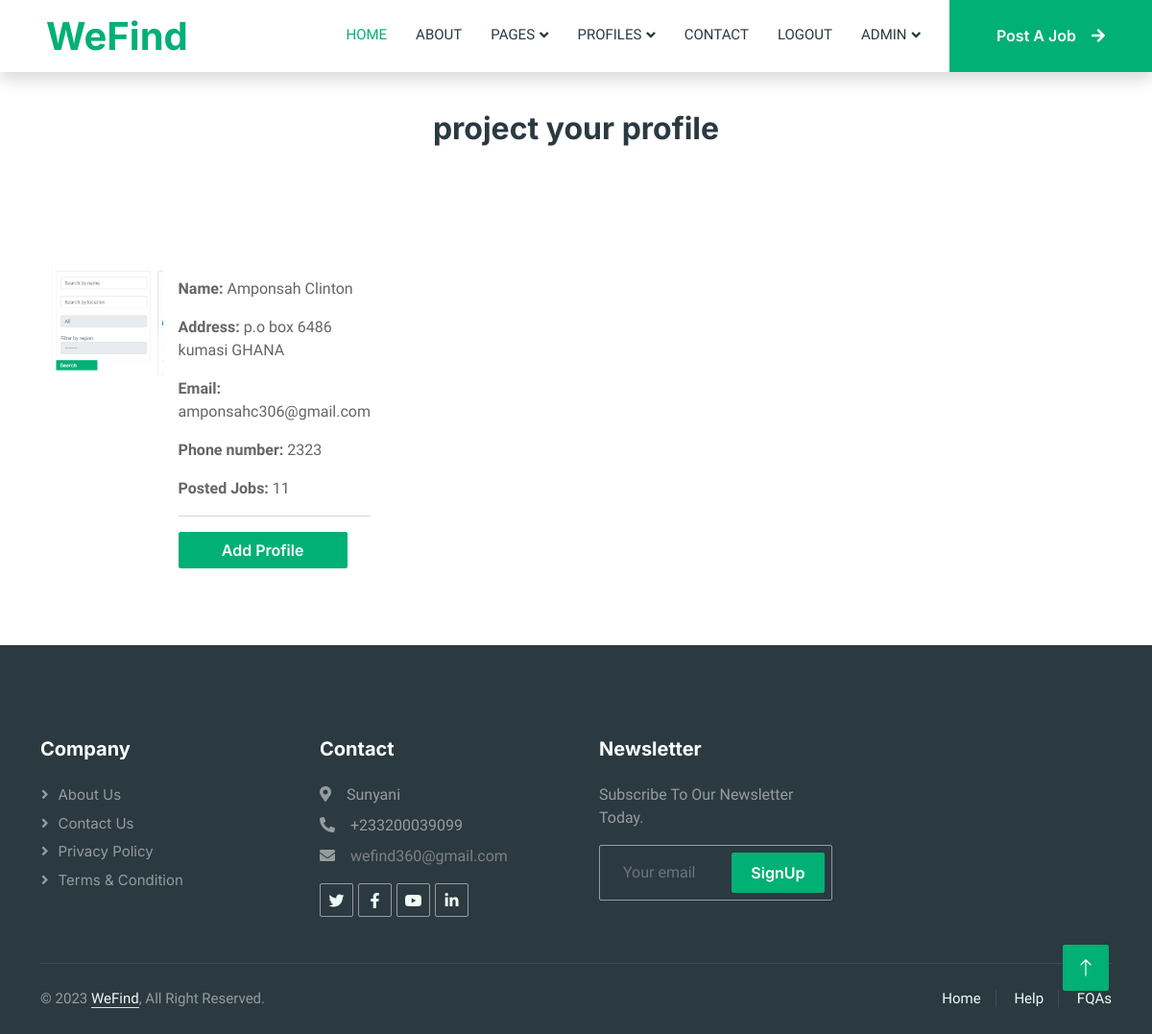
/profile (signed in), run on the app's committed database.
### portal/models.py (models this page shows, shortened)
class User(AbstractUser):
    is_employer = models.BooleanField('Is Employer', default=False)
    is_employee = models.BooleanField('Is Employee', default=False)
    REGIONS_CHOICES = [
    ('Ashanti', 'Ashanti Region'),
    ('Brong', 'Brong Region'),
    ('Central', 'Central Region '),
    ('Eastern', 'Eastern Region '),
    ('Greater_Accra', 'Greater Accra Region'),
    ('Northern', 'Northern Region '),
    ('Savannah', 'Savannah Region '),
    ('North_east', 'North-East Region '),
    ('Upper_east', 'Upper East Region '),
    ('Bono_east', 'Bono East Region '),
    ('Ahafo', 'Ahafo Region '),
    ('Oti', 'Oti Region '),
    ('Volta', 'Volta Region'),
    ('Western', 'Western Region'),
    ('Western_north', 'Western North Region'),
    ('Upper_west', 'Upper West Region '),
]
    region = models.CharField(max_length=20, choices=REGIONS_CHOICES)

class CompanyProfile(models.Model):
    user = models.OneToOneField(User, on_delete=models.CASCADE)
    name = models.CharField(max_length=600)
    address = models.CharField(max_length=600)
    email = models.EmailField(max_length=600)
    number = models.IntegerField()
    image = models.ImageField(upload_to="images/", null=True, blank=True)

### portal/views.py (the view)
# urls.py: path('profile', views.profile, name='profile'),
@login_required
def profile(request):
    try:
        company_profile = CompanyProfile.objects.get(user=request.user)
    except CompanyProfile.DoesNotExist:
        company_profile = None
    num_jobs_posted = post_job.objects.filter(user=request.user).count()
    if request.method == 'POST':
        form = CompanyProfileForm(request.POST, request.FILES, instance=company_profile)
        if form.is_valid():
            company_profile = form.save(commit=False)
            company_profile.user = request.user
            company_profile.save()
            messages.success(request, 'Profile updated successfully!')
            return redirect('profile')
    else:
        form = CompanyProfileForm(instance=company_profile)
    context = {'form': form, 'company_profile': company_profile, 'num_jobs_posted': num_jobs_posted}
    return render(request, 'profile.html', context)

### portal/forms.py
class CompanyProfileForm(forms.ModelForm):
    class Meta:
        model = CompanyProfile
        fields = ['name', 'address', 'email', 'number', 'image']
    def __init__(self, *args, **kwargs):
        super().__init__(*args, **kwargs)
        self.fields['name'].widget.attrs.update({'class': 'form-control'})
        self.fields['address'].widget.attrs.update({'class': 'form-control'})
        self.fields['email'].widget.attrs.update({'class': 'form-control'})
        self.fields['number'].widget.attrs.update({'class': 'form-control'})
        self.fields['image'].widget.attrs.update({'class': 'form-control-file'})

### portal/templates/profile.html (shortened to what this page needs)
{% extends 'base.html' %}
{% load static %}
{% block content %}
<div class="container">
    <h2 style="padding-top: 40px; padding-bottom: 30px; text-align: center;"> {{user}} your profile</h2>
    <div class="container-xxl bg-white p-0 "style="margin-top:10px;">
        <div class="container">
        <div class="row">
            <div class="col-lg-4 col-md-6 col-sm-12 mb-3" style="padding-top: 80px;">
                <div class="profile-content">
                    <div class="profile-image">
                        {% if company_profile.image %}
                        <img src="{{ company_profile.image.url }}" class="img-fluid" />
                        {% endif %}
                    </div>
                    <div class="profile-details p-3">
                        {% if company_profile %}
                        <p><strong>Name:</strong>  {{ company_profile.name }}</p>
                        <p><strong>Address:</strong> {{ company_profile.address }}</p>
                        <p><strong>Email:</strong> {{ company_profile.email }}</p>
                        <p><strong>Phone number:</strong> {{ company_profile.number }}</p>
                        <p><b>Posted Jobs:</b> {{num_jobs_posted}}</p>
                       {% else %}
                        <p>No company profile found.</p>
                        {% endif %}
                        <hr>
                        <button id="edit-profile-button" style="width: 11rem;" class="btn btn-primary">Add Profile</button>
                    </div>
                </div>
            </div>
            <div class="col-lg-8 col-md-6 col-sm-12">
            </div>
        </div>
    </div>
    </div>
</div>
{% endblock %}

### portal/static/css/style.css (style rules this page uses)
:root { --primary: #00B074; --secondary: #2B9BFF; --light: #EFFDF5; --dark: #2B3940; }
.btn { font-family: 'Inter', sans-serif; font-weight: 600; transition: .5s; }
.btn.btn-primary, .btn.btn-secondary { color: #FFFFFF; }
button { width: 40%; padding: 10px; outline: none; border-radius: 20px; background: var(--primary); border: none; color: white; }
.profile-content { display: flex; justify-content: center; }

### data on the page
User: username "project"
CompanyProfile: image (picture), name "Amponsah Clinton", address "p.o box 6486 kumasi GHANA", email "amponsahc306@gmail.com", number "2323"

### other printed values
{{ num_jobs_posted }} "11"
